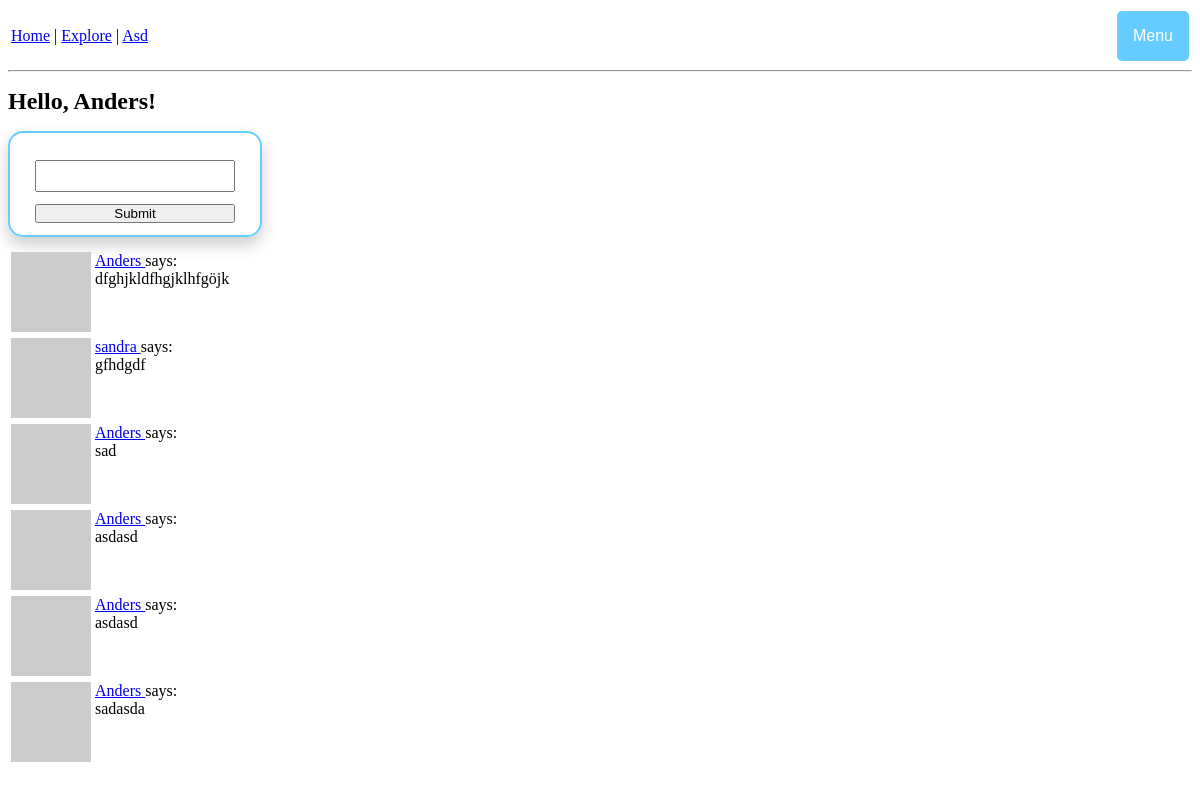
The page /index (signed in) on the database its author committed.
### kurtain/models.py (models this page shows, shortened)
class User(UserMixin, db.Model):
    id = db.Column(db.Integer, primary_key=True)
    username = db.Column(db.String(64), index=True, unique=True)
    email = db.Column(db.String(120), index=True, unique=True)
    password_hash = db.Column(db.String(128))
    posts = db.relationship('Post', backref='author', lazy='dynamic')
    about_me = db.Column(db.String(140))
    last_seen = db.Column(db.DateTime, default=datetime.utcnow)
    followed = db.relationship(
        'User', secondary=followers,
        primaryjoin=(followers.c.follower_id == id),
        secondaryjoin=(followers.c.followed_id == id),
        backref=db.backref('followers', lazy='dynamic'), lazy='dynamic')
    def avatar(self, size):
        digest = md5(self.email.lower().encode('utf-8')).hexdigest()
        return 'https://www.gravatar.com/avatar/{}?d=identicon&s={}'.format(digest, size)
    def followed_posts(self):
        followed = Post.query.join(
            followers, (followers.c.followed_id == Post.user_id)).filter(
                followers.c.follower_id == self.id)
        own = Post.query.filter_by(user_id=self.id)
        return followed.union(own).order_by(Post.timestamp.desc())

class Post(db.Model):
    id = db.Column(db.Integer, primary_key=True)
    body = db.Column(db.String(140))
    timestamp = db.Column(db.DateTime, index=True, default=datetime.utcnow)
    user_id = db.Column(db.Integer, db.ForeignKey('user.id'))

### kurtain/routes.py (the view)
@kurtain.route('/', methods=['GET', 'POST'])
@kurtain.route('/index', methods=['GET', 'POST'])
@login_required
def index():
    form = PostForm()
    if form.validate_on_submit():
        post = Post(body=form.post.data, author=current_user)
        db.session.add(post)
        db.session.commit()
        flash('Posted!')
        return redirect(url_for('index'))
    page = request.args.get('page', 1, type=int)
    posts = current_user.followed_posts().paginate(page, kurtain.config['POSTS_PER_PAGE'], False)
    next_url = url_for('index', page=posts.next_num) \
        if posts.has_next else None
    prev_url = url_for('index', page=posts.prev_num) \
        if posts.has_prev else None
    return render_template('index.html', title='Home', form=form, posts=posts.items, next_url=next_url, prev_url=prev_url)

### kurtain/forms.py
class PostForm(FlaskForm):
    post = TextAreaField('', validators=[DataRequired(), Length(min=1, max=140)])
    submit = SubmitField('Submit')

### kurtain/models.py (called while the page is built)
@login.user_loader
def load_user(id):
    return User.query.get(int(id))

### kurtain/routes.py (called while the page is built)
@kurtain.before_request
def before_request():
    if current_user.is_authenticated:
        current_user.last_seen = datetime.utcnow()
        db.session.commit()

### kurtain/templates/index.html (shortened to what this page needs)
{% extends "base.html" %}
{%block content %}
	{% if form %}
	<h1>Hello, {{ current_user.username }}!</h1>
	<form action=""method="post">
		<p align="center">
			{{ form.post.label }}<br>
			{{ form.post(cols=32, row=4) }}<br>
		</p>
		<p align="center">{{ form.submit() }}</p>
	</form>
	{% endif %}
	{% for post in posts %}
		{% include '_post.html' %}
	{% endfor %}
{%endblock%}

### kurtain/templates/_post.html
<table>
    <tr valign="top">
        <td><img src="{{ post.author.avatar(40) }}"></td>
        <td>
            <a href="{{ url_for('user', username=post.author.username) }}">
                {{ post.author.username }}
            </a>says:<br>{{ post.body }}
        </td>
    </tr>
</table>

### kurtain/static/css/base.css (style rules this page uses)
body { background-color: #FFFFFF; font-family: verdana; font-size: 12px; }
form { border-radius: 15px; border: 2px solid #66ccff; width: 250px; box-shadow: 0px 8px 16px 0px rgba(0,0,0,0.2); }
input { width: 200px; padding: 0px; }
textarea { width: 200px; padding: 0px; resize: none; }

### rows shown on the page
User: username "Anders"
Post: author.username "Anders", body "dfghjkldfhgjklhfgöjk"
Post: author.username "sandra", body "gfhdgdf"
Post: author.username "Anders", body "sad"
Post: author.username "Anders", body "asdasd"
Post: author.username "Anders", body "asdasd"
Post: author.username "Anders", body "sadasda"
